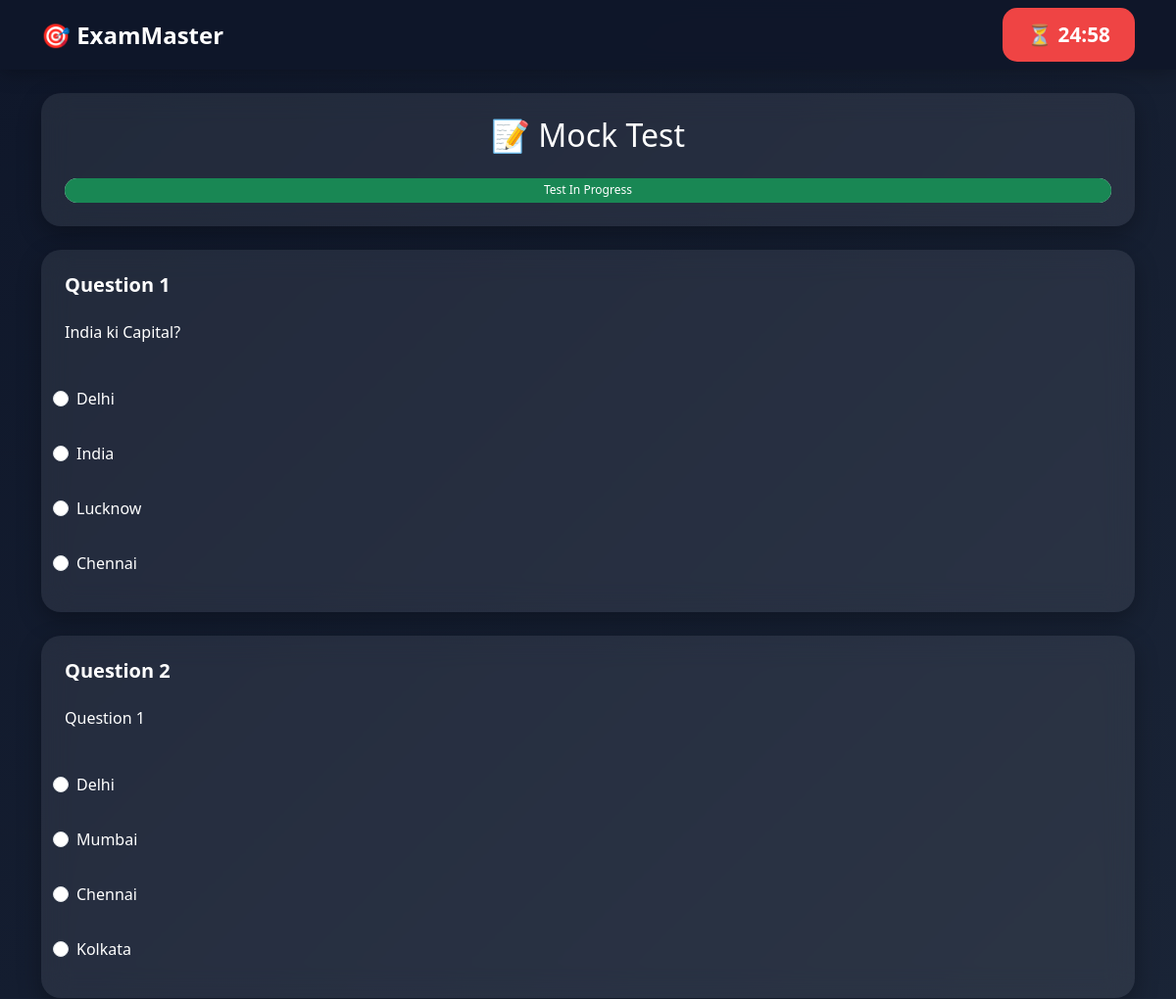
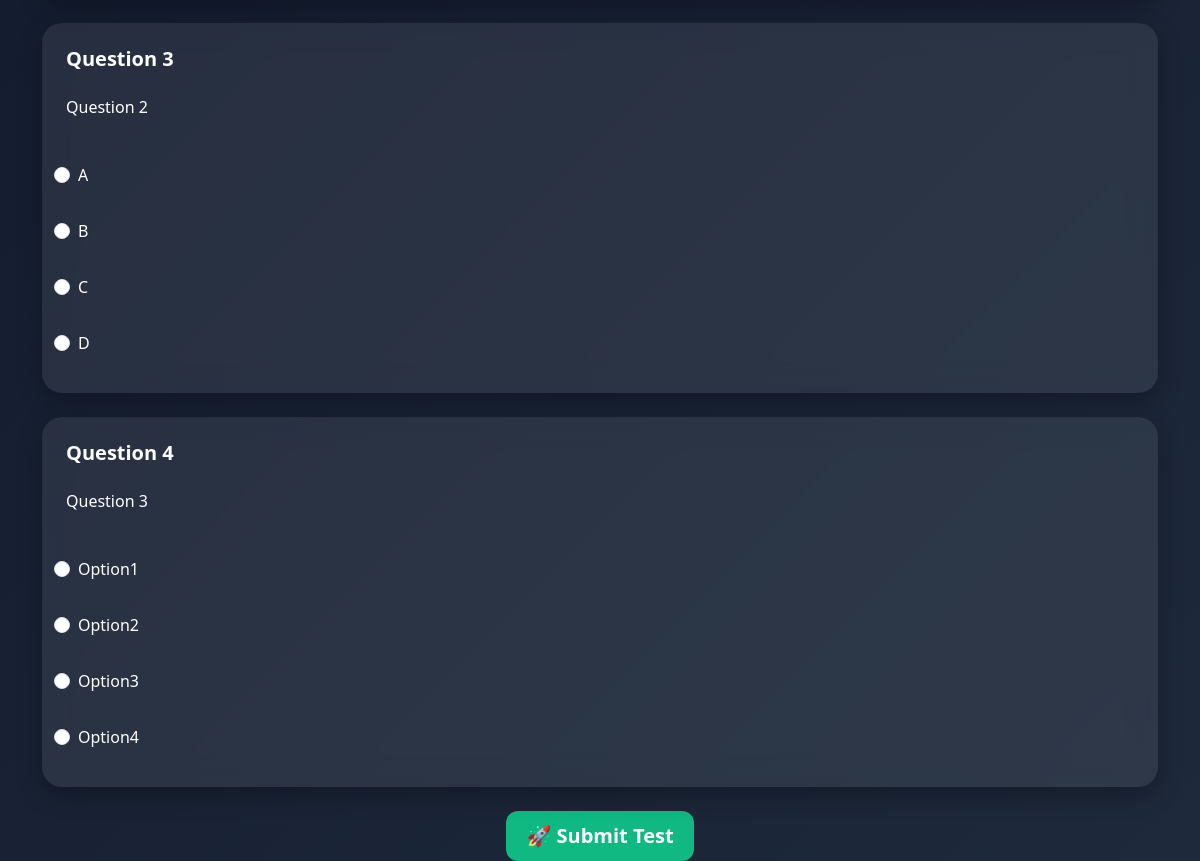
/start_test/1 (signed in), run on the app's committed database (2 pictures, top to bottom).
### tables this page shows
CREATE TABLE questions(
    id INTEGER PRIMARY KEY AUTOINCREMENT,
    test_id INTEGER,
    question TEXT,
    option1 TEXT,
    option2 TEXT,
    option3 TEXT,
    option4 TEXT,
    answer TEXT
);

### app.py (the view)
@app.route(
    "/start_test/<int:test_id>"
)
def start_test(test_id):
    if "user_id" not in session:
        return redirect("/login")
    conn = sqlite3.connect(
        "mocktest.db"
    )
    cursor = conn.cursor()
    cursor.execute(
        """
        SELECT *
        FROM questions
        WHERE test_id=?
        """,
        (test_id,)
    )
    questions = cursor.fetchall()
    cursor.execute(
        """
        SELECT duration
        FROM tests
        WHERE id=?
        """,
        (test_id,)
    )
    duration = cursor.fetchone()[0]
    conn.close()
    return render_template(
        "exam.html",
        questions=questions,
        test_id=test_id,
        duration=duration
    )

### templates/exam.html (shortened to what this page needs)
<!DOCTYPE html>
<html>
<head>
<link href="https://cdn.jsdelivr.net/npm/bootstrap@5.3.3/dist/css/bootstrap.min.css" rel="stylesheet">
<link rel="stylesheet" href="{{ url_for('static', filename='style.css') }}">
</head>
<body>
<nav class="navbar navbar-dark">
<div class="container">
<span class="navbar-brand">
🎯 ExamMaster
</span>
<div class="timer-box">
⏳ <span id="timer"></span>
</div>
</div>
</nav>
<div class="container mt-4">
<div class="card p-4 mb-4">
<h2 class="text-center">
📝 Mock Test
</h2>
<div class="progress mt-3">
<div class="progress-bar bg-success"
style="width:100%">
Test In Progress
</div>
</div>
</div>
<form method="POST" action="/result/{{ test_id }}">
{% for q in questions %}
<div class="card p-4 mb-4">
<h5 class="fw-bold">
Question {{ loop.index }}
</h5>
<p class="mt-3">
{{ q[2] }}
</p>
<div class="mt-3">
<div class="form-check mb-2">
<input class="form-check-input"
type="radio"
name="q{{ q[0] }}"
value="{{ q[3] }}">
<label class="form-check-label">
{{ q[3] }}
</label>
</div>
<div class="form-check mb-2">
<input class="form-check-input"
type="radio"
name="q{{ q[0] }}"
value="{{ q[4] }}">
<label class="form-check-label">
{{ q[4] }}
</label>
</div>
<div class="form-check mb-2">
<input class="form-check-input"
type="radio"
name="q{{ q[0] }}"
value="{{ q[5] }}">
<label class="form-check-label">
{{ q[5] }}
</label>
</div>
<div class="form-check">
<input class="form-check-input"
type="radio"
name="q{{ q[0] }}"
value="{{ q[6] }}">
<label class="form-check-label">
{{ q[6] }}
</label>
</div>
</div>
</div>
{% endfor %}
<div class="text-center">
<button class="btn btn-success btn-lg">
🚀 Submit Test
</button>
</div>
</form>
</div>
</body>
</html>

### static/style.css (style rules this page uses)
* { margin:0; padding:0; box-sizing:border-box; }
body { background: linear-gradient(135deg,#0f172a,#1e293b); min-height:100vh; font-family:'Segoe UI',sans-serif; color:white; }
.navbar { background: rgba(15,23,42,0.95); backdrop-filter: blur(10px); box-shadow:0 2px 20px rgba(0,0,0,0.3); }
.navbar-brand { font-size:1.5rem; font-weight:bold; }
.card { border:none; border-radius:20px; background:rgba(255,255,255,0.08); backdrop-filter:blur(15px); color:white; box-shadow:0 8px 25px rgba(0,0,0,0.3); transition:0.3s; }
.btn-success { background:#10b981; border:none; border-radius:12px; }
.btn { padding:10px 20px; font-weight:600; }
.timer-box { background:#ef4444; color:white; padding:12px 25px; border-radius:15px; display:inline-block; font-size:1.3rem; font-weight:bold; }
.progress { height:25px; border-radius:15px; overflow:hidden; }
.form-check { padding:12px; border-radius:10px; transition:0.3s; }

### data on the page
questions: question "India ki Capital?", option1 "Delhi", option2 "India", option3 "Lucknow", option4 "Chennai"
questions: question "Question 1", option1 "Delhi", option2 "Mumbai", option3 "Chennai", option4 "Kolkata"
questions: question "Question 2", option1 "A", option2 "B", option3 "C", option4 "D"
questions: question "Question 3", option1 "Option1", option2 "Option2", option3 "Option3", option4 "Option4"
